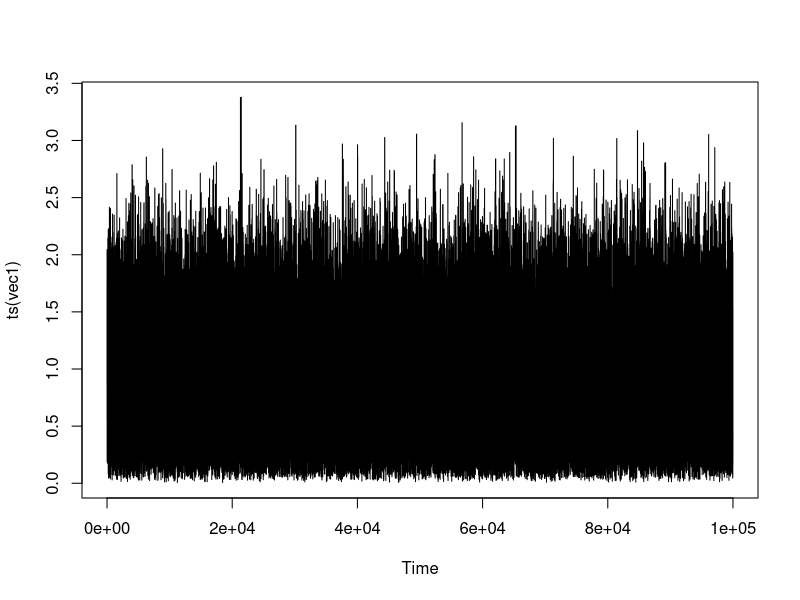
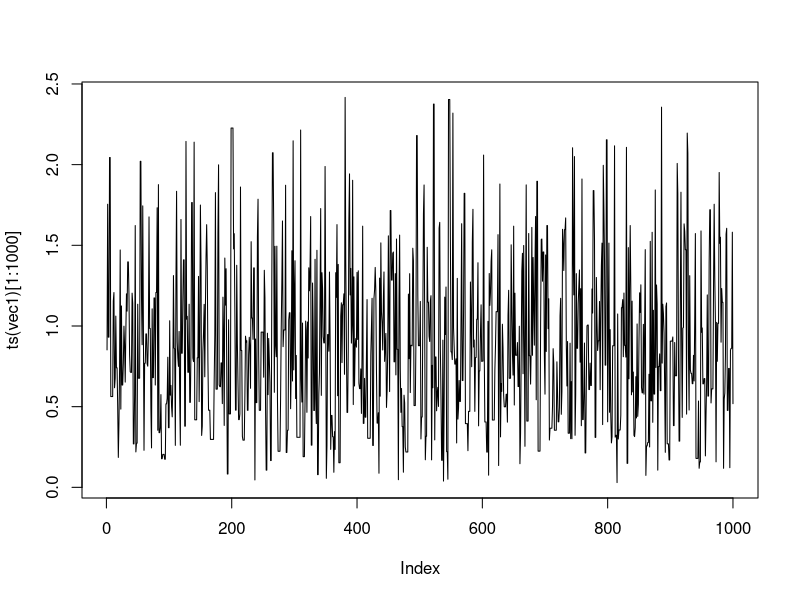
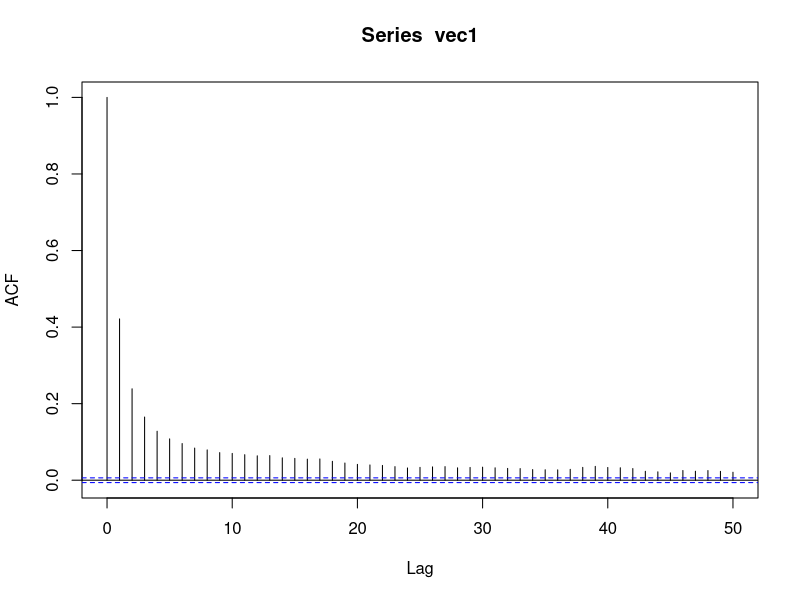
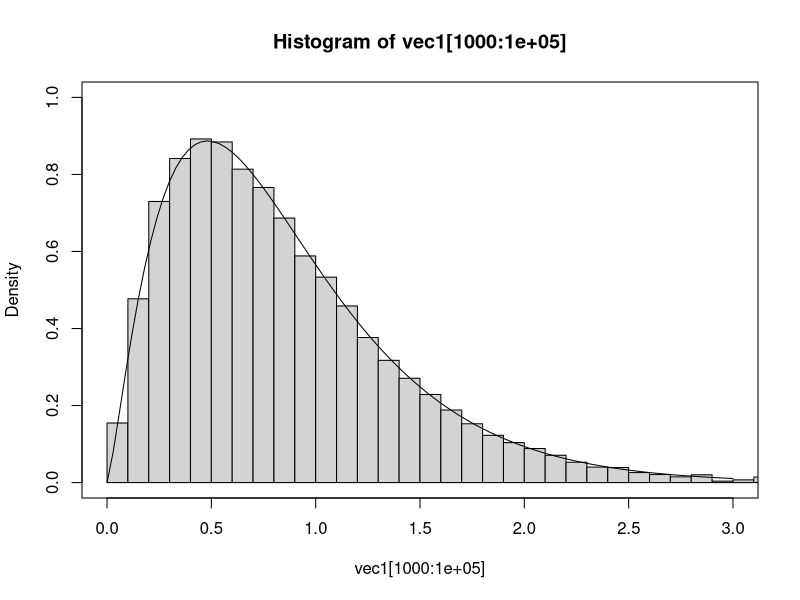
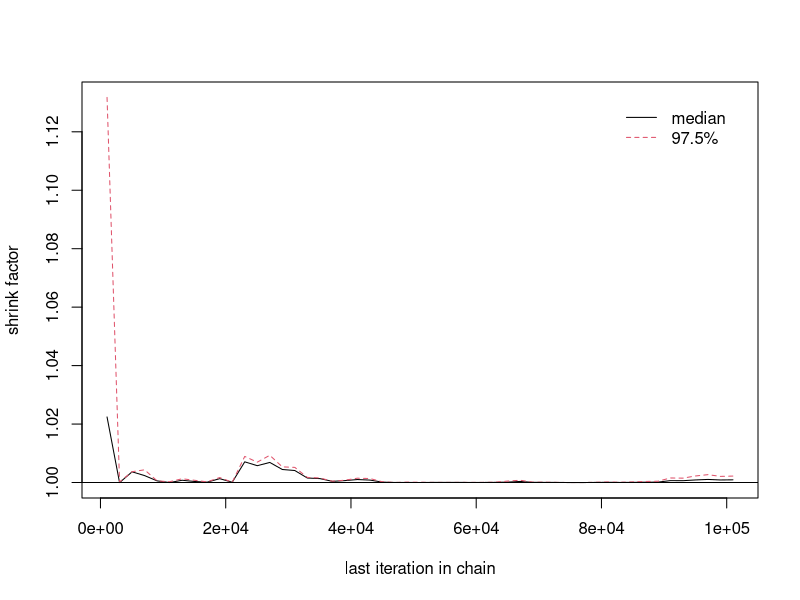
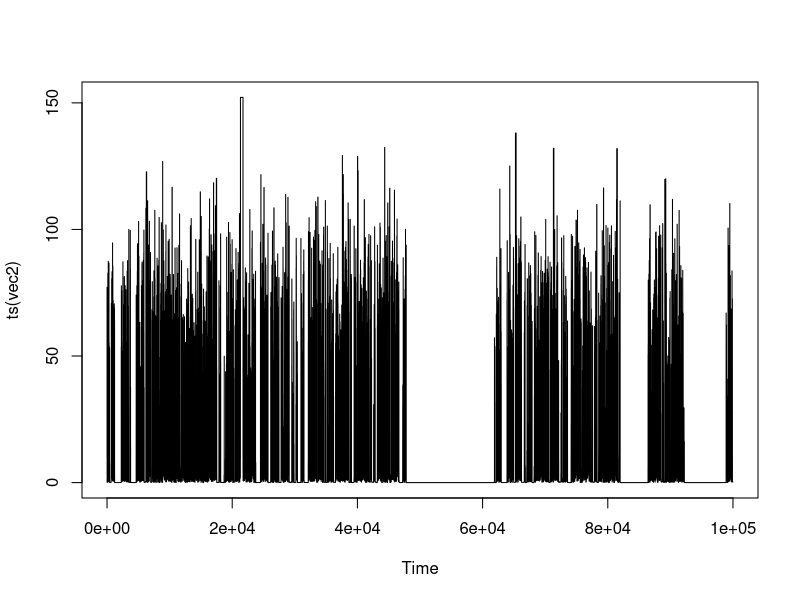
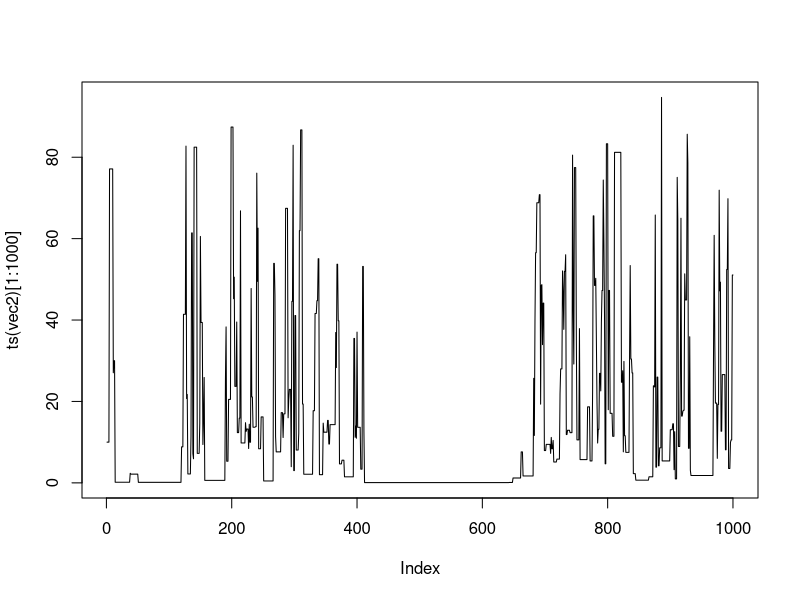
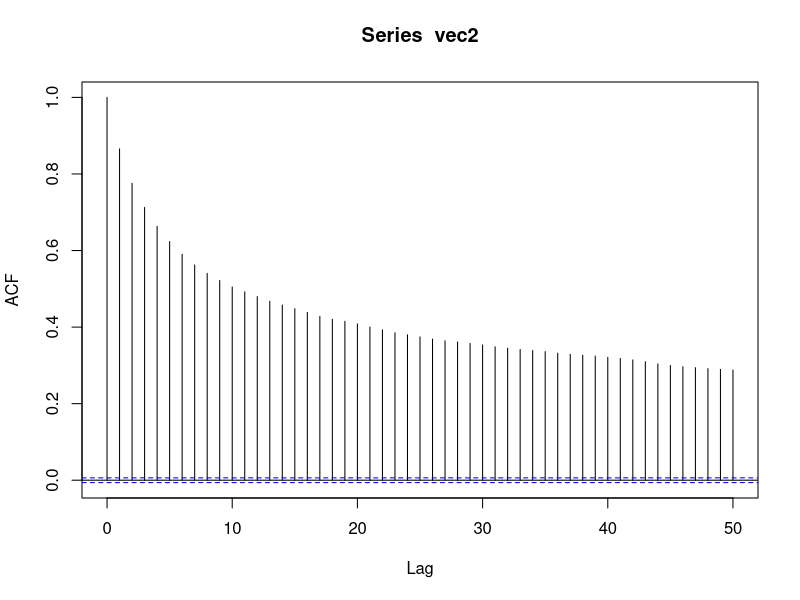

Write R code to recreate these figures, in order.
## ---- chunk 1
gamm<-function (n, a, b) 
{
  mu <- a/b   # the mean of the gamma distribution
  sig <- sqrt(a/(b * b))   # the stadard deviation of the gamma distn
  vec <- vector("numeric", n)   # this is where we are going to put the random variables we generate
  x <- a/b 
  vec[1] <- x # We arbitrarily start the MCMC process at the mean
  for (i in 2:n) {
    can <- rnorm(1, mu, sig)
    hprob <- min(1, (dgamma(can, a, b)/dgamma(x,a,b))/(dnorm(can, mu, sig)/dnorm(x, mu, sig)))
    u <- runif(1)
    if (u < hprob) 
      x <- can
    vec[i] <- x
  }
  return (vec)
}
## ---- chunk 2
set.seed(20190323)
vec1<-gamm(100000,2.3,2.7)
par(mfrow=c(1,1))
plot(ts(vec1))
plot(ts(vec1)[1:1000],type='l')
acf(vec1)
hist(vec1[1000:100000], breaks = 30, freq = F, xlim = c(0,3), ylim = c(0,1))
par(new = T)
curve(dgamma(x,2.3,2.7), xlab = "", ylab = "", xlim = c(0,3),ylim = c(0,1), xaxt = "n", yaxt = "n")
## ---- chunk 3
library(coda)
set.seed(20190323)
chain1_a <- gamm(100000,2.3,2.7) 
chain1_b <- gamm(100000,2.3,2.7)
chain1_a <- mcmc(chain1_a, start = 1000)
chain1_b <- mcmc(chain1_b, start = 1000)
chain1 <- mcmc.list(list(chain1_a, chain1_b))
gelman.plot(chain1)
gelman.diag(chain1)
## ---- chunk 4
set.seed(20190323)
vec2<-gamm(100000,0.1,0.01)
par(mfrow = c(1,1))
plot(ts(vec2))
plot(ts(vec2)[1:1000], type = "l")
acf(vec2)
hist(vec2[1000:100000], breaks = 100, freq = F, xlim = c(0,100), ylim = c(0,0.35))
par(new = T)
curve(dgamma(x,0.1,0.01), xlab = "", ylab = "", xlim = c(0,100), ylim = c(0,0.35), xaxt = "n", yaxt = "n")
## ---- chunk 5
set.seed(20190323)
chain2_a <- gamm(100000,0.1,0.01) 
chain2_b <- gamm(100000,0.1,0.01)
chain2_a <- mcmc(chain2_a, start = 1000)
chain2_b <- mcmc(chain2_b, start = 1000)
chain2 <- mcmc.list(list(chain2_a, chain2_b))
gelman.plot(chain2)
gelman.diag(chain2)
## ---- chunk 6
gamm_modified_1<-function (n, a, b, prob) 
{
  mu <- a/b   # the mean of the gamma distribution
  sig <- sqrt(a/(b * b))   # the stadard deviation of the gamma distn
  vec <- vector("numeric", n)   # this is where we are going to put the random variables we generate
  x <- a/b 
  vec[1] <- x # We arbitrarily start the MCMC process at the mean
  for (i in 2:n) {
    can <- rnorm(1, mu, sig)
    hprob <- min(1, ((dgamma(can, a, b)*prob)/(dgamma(x,a,b)*(1-prob)))/(dnorm(can, mu, sig)/dnorm(x, mu, sig)))
    u <- runif(1)
    if (u < hprob) 
      x <- can
    vec[i] <- x
  }
  return (vec)
}
## ---- chunk 7
set.seed(20190323)
Pz <- seq(0.05, 0.95, length.out = 19)
for(i in Pz){
  newvec <- gamm_modified_1(100000,0.1,0.01,i)
  par(mfrow = c(2,2))
  plot(ts(newvec))
  plot(ts(newvec)[1:1000], type = "l")
  acf(newvec)
  hist(newvec[1000:100000], breaks = 100, freq = F, xlim = c(0,100), ylim = c(0,0.35))
  par(new = T)
  curve(dgamma(x,0.1,0.01), xlab = "", ylab = "", xlim = c(0,100), ylim = c(0,0.35), xaxt = "n", yaxt = "n")
}
## ---- chunk 8
set.seed(20190323)
chain3_a <- gamm_modified_1(100000,0.1,0.01,0.9) 
chain3_b <- gamm_modified_1(100000,0.1,0.01,0.9)
chain3_a <- mcmc(chain3_a, start = 1000)
chain3_b <- mcmc(chain3_b, start = 1000)
chain3 <- mcmc.list(list(chain3_a, chain3_b))
gelman.plot(chain3)
gelman.diag(chain3)
